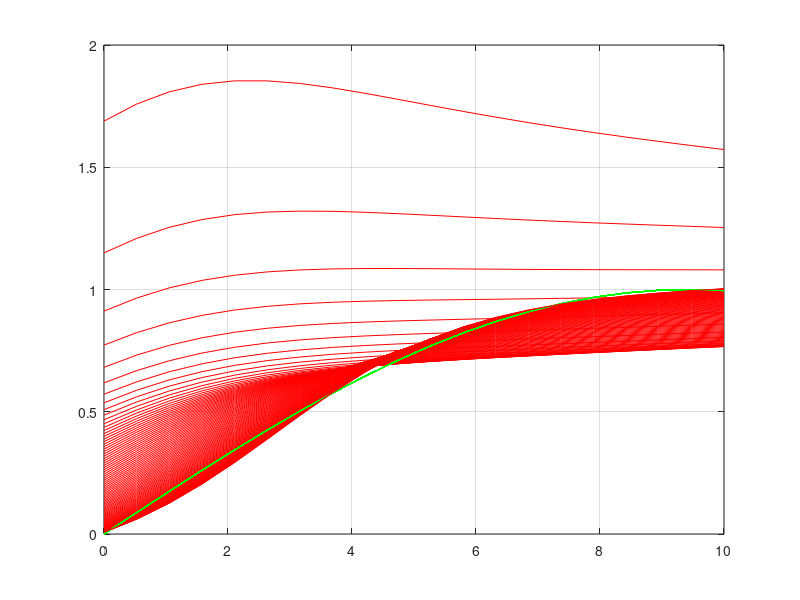

The MATLAB source for this figure:
% Nenaudodami MATLAB specializuot? funkcij? (newff, train, sim ir pan.), 
% sukurkite daugiasluoksn? (dviej? sluoksni?) perceptron? tinkl? ir j? 
% apmokykite pasirinktai kreivei (sudarytai i? 20 atskait?) aproksimuoti. 
% Tinklo apmokymui ?gyvendinkite Backpropagation algoritm?. Aktyvavimo 
% funkcijas neuron? tinkle pasirinkite savo nuo?i?ra. Kreiv? galite 
% sukurti, pavyzd?iui, naudodami kelias trigonometrines funkcijas.

close all;
clear;
clc;


%% Model
number_of_values = 20;
X = linspace(0,10,number_of_values);
Y = sin(X/6);

%% MLP

%      w1_1 -- [ y1_1 ] -- w2_1
%    /                           \
%  X - w1_2 -- [ y1_2 ] -- w2_2 -- [ y2 ] Y
%    \                           /
%      w1_3 -- [ y1_3 ] -- w2_3
%
%
%  y^(2) = v
%  y^(1)_N = 1/(1+e^(-a * v))
%  gamma'(v(n)) = ay(n)(1-y(n))
%

%% Initialization

% First layer
w1_1 = rand;
w1_2 = rand;
w1_3 = rand;
b1_1 = rand;
b1_2 = rand;
b1_3 = rand;

% Second layer
w2_1 = rand;
w2_2 = rand;
w2_3 = rand;
b2 = rand;

%% Training

mu = 0.01;
figure('Name', 'Training')
plot(X, Y, 'g');
grid on;

for k=1:100
    
    Y2 = [];

    for i=1:length(X)
        x = X(i);
        
        v1_1 = w1_1 * x + b1_1;
        v1_2 = w1_2 * x + b1_2;
        v1_3 = w1_3 * x + b1_3;

        y1_1 = 1/(1+exp(-v1_1));
        y1_2 = 1/(1+exp(-v1_2));
        y1_3 = 1/(1+exp(-v1_3));

        y2 = y1_1 * w2_1 + y1_2 * w2_2 + y1_3 * w2_3 + b2;
        
        Y2 = [Y2, y2];

        % Momentine klaida
        e2 = y2 - Y(i);

        w2_1 = w2_1 - mu * (e2*y2*w2_1) * y1_1;
        w2_2 = w2_2 - mu * (e2*y2*w2_2) * y1_2;
        w2_3 = w2_3 - mu * (e2*y2*w2_3) * y1_3;
        b2 = b2 - mu * e2;

        e1_1 = y1_1 - y2;
        e1_2 = y1_2 - y2;
        e1_3 = y1_3 - y2;
        
        fe1 = (e2*y2*w2_1 + e2*y2*w2_2 + e2*y2*w2_3);

        fe1_1 = y1_1 * (1-y1_1) * fe1;
        fe1_2 = y1_2 * (1-y1_2) * fe1;
        fe1_3 = y1_3 * (1-y1_3) * fe1;

        w1_1 = w1_1 - mu * (fe1_1 * e1_1 * w1_1) * x;
        w1_2 = w1_2 - mu * (fe1_2 * e1_2 * w1_2) * x;
        w1_3 = w1_3 - mu * (fe1_3 * e1_3 * w1_3) * x;

        b1_1 = b1_1 - mu * e1_1;
        b1_2 = b1_2 - mu * e1_2;
        b1_3 = b1_3 - mu * e1_3;

    end
    
    hold on;
    plot(X, Y, 'g');
    plot(X, Y2, 'r-');
    hold off;

end

%% Validation
Y2 = [];
for i=1:length(X)
    x = X(i);
    v1_1 = w1_1 * x + b1_1;
    v1_2 = w1_2 * x + b1_2;
    v1_3 = w1_3 * x + b1_3;

    y1_1 = 1/(1+exp(-v1_1));
    y1_2 = 1/(1+exp(-v1_2));
    y1_3 = 1/(1+exp(-v1_3));

    y2 = y1_1 * w2_1 + y1_2 * w2_2 + y1_3 * w2_3 + b2;
    Y2 = [Y2, y2];
end


hold on;
plot(X, Y, 'g');
plot(X, Y2, 'r-');
hold off;


